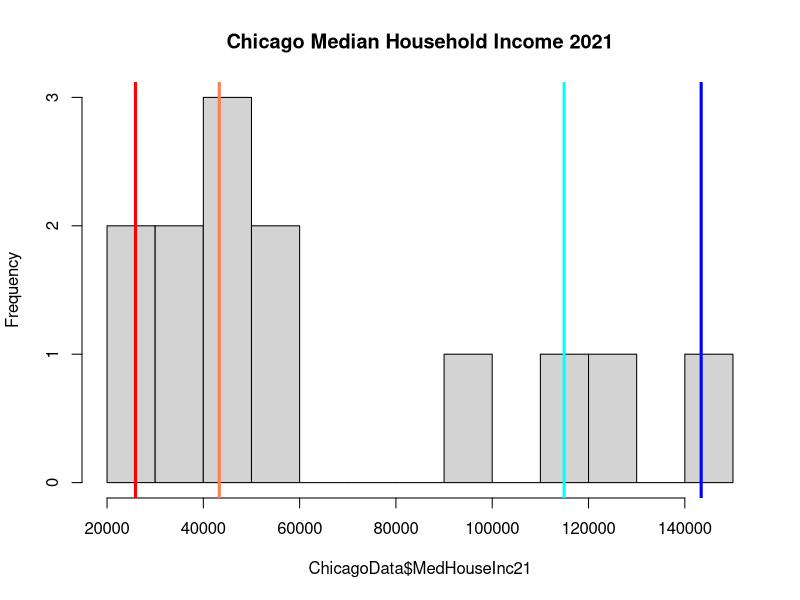
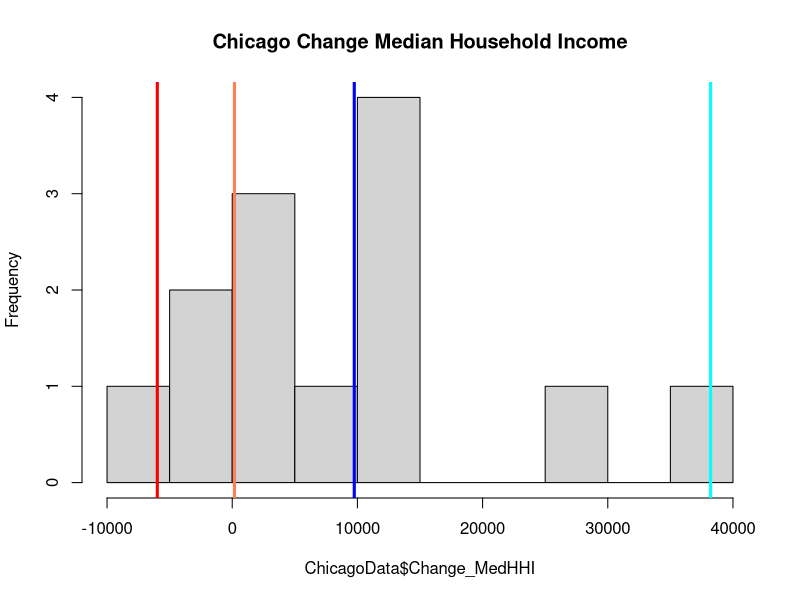
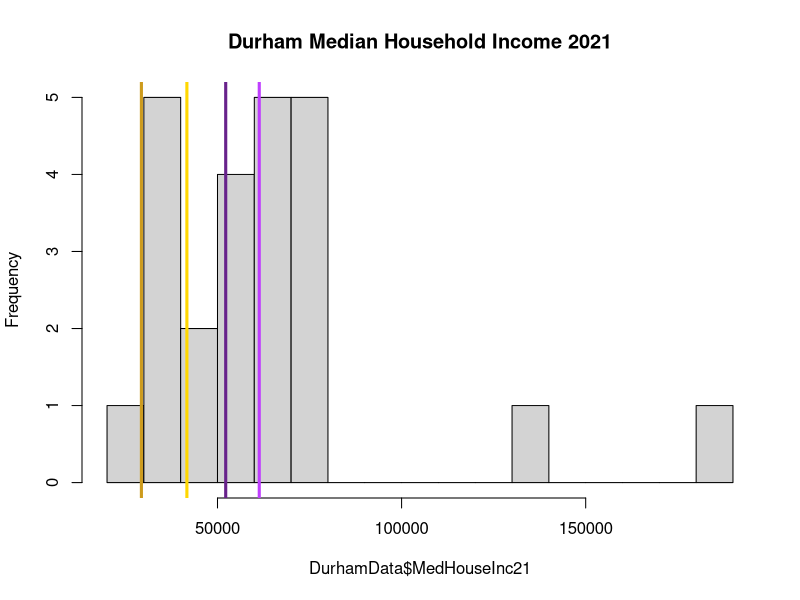
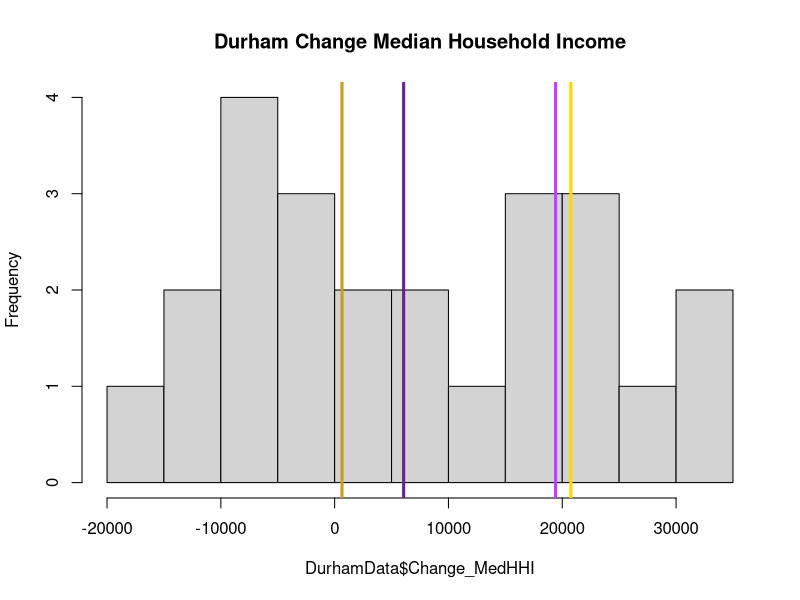
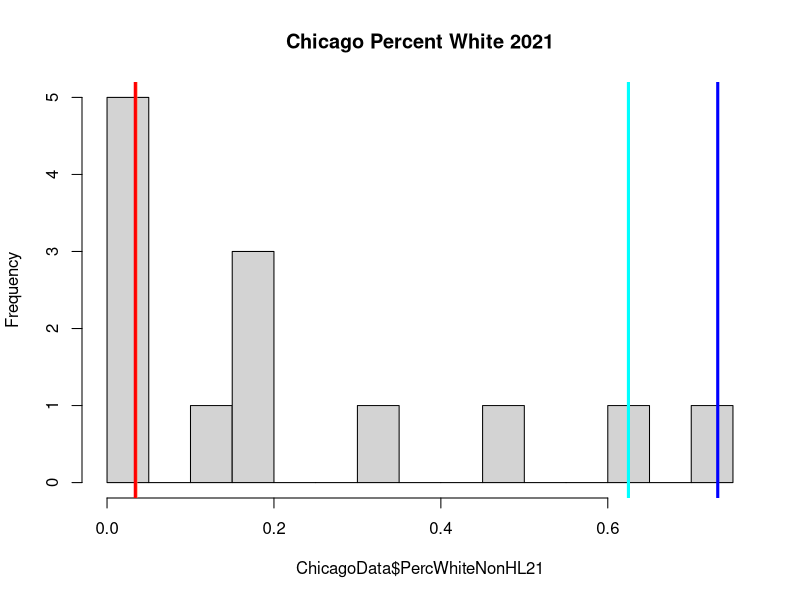
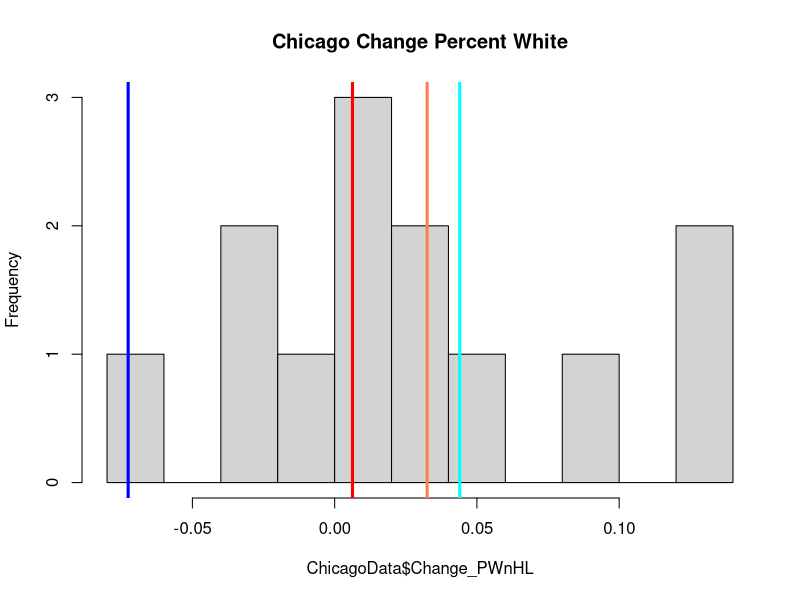
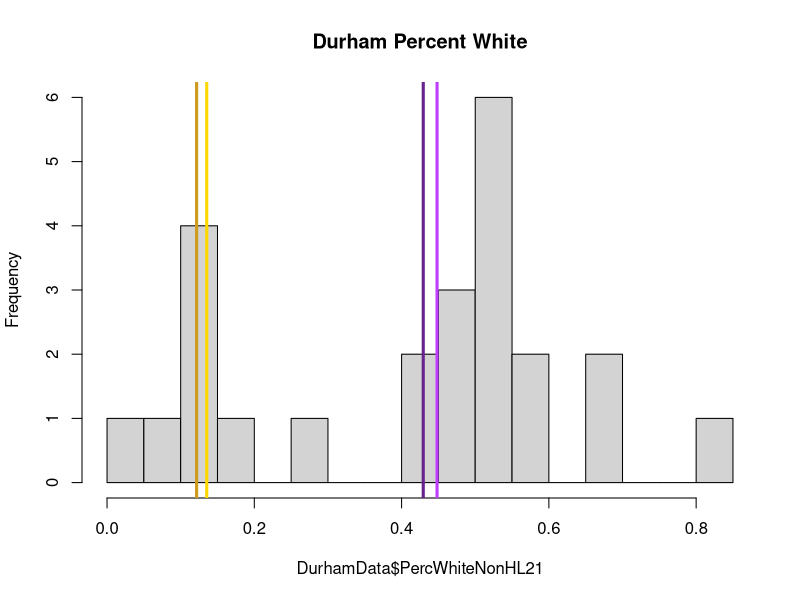
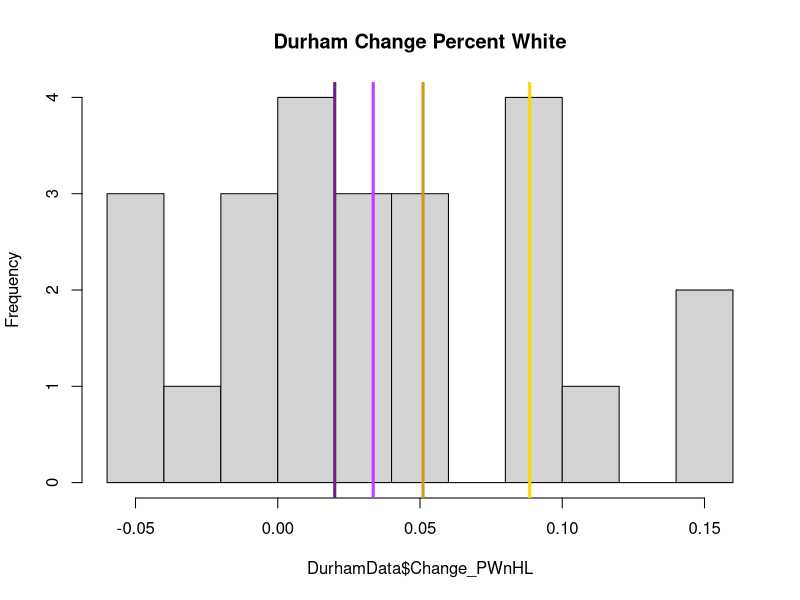

Source code (R) for these figures, in order:
## ---- chunk 1
knitr::opts_chunk$set(echo = TRUE)
## ---- chunk 2

ChicagoData <- read.csv("./ChicagoSegmentData.csv")
DurhamData <- read.csv("./DurhamSegmentData.csv")


## ---- chunk 3

##case study areas - Chicago
Cgr1 <- c(324, 292) #high construction - perhaps a bit too different
Cgr2 <- c(16, 244) #moderate construction
Cgr3 <- c(49, 57) #low construction
ChiCaseStudyData1 <- ChicagoData[ChicagoData$Segment %in% Cgr1,] #blues
ChiCaseStudyData2 <- ChicagoData[ChicagoData$Segment %in% Cgr2,] #reds
ChiCaseStudyData3 <- ChicagoData[ChicagoData$Segment %in% Cgr3,] #silvers

#####case study areas - Durham
#######NEED TO RE-DO
Dgr1 <- c("M22", "K18") #high construction 
Dgr2 <- c("O21", "M19")  #moderate construction
Dgr3 <- c("R21", "R24")  #low construction

DurCaseStudyData1 <- DurhamData[DurhamData$Segment %in% Dgr1,] #greens
DurCaseStudyData2 <- DurhamData[DurhamData$Segment %in% Dgr2,] #purples
DurCaseStudyData3 <- DurhamData[DurhamData$Segment %in% Dgr3,] #yellows

#############Median Household Income
hist(ChicagoData$MedHouseInc21, breaks = 15, main="Chicago Median Household Income 2021")
abline(v=ChiCaseStudyData1$MedHouseInc21[1], col="cyan", lwd=3)
abline(v=ChiCaseStudyData1$MedHouseInc21[2], col="blue", lwd=3)
abline(v=ChiCaseStudyData2$MedHouseInc21[1], col="coral", lwd=3) 
abline(v=ChiCaseStudyData2$MedHouseInc21[2], col="red", lwd=3) 

hist(ChicagoData$Change_MedHHI, breaks = 10, main="Chicago Change Median Household Income")
abline(v=ChiCaseStudyData1$Change_MedHHI[1], col="cyan", lwd=3)
abline(v=ChiCaseStudyData1$Change_MedHHI[2], col="blue", lwd=3)
abline(v=ChiCaseStudyData2$Change_MedHHI[1], col="coral", lwd=3)
abline(v=ChiCaseStudyData2$Change_MedHHI[2], col="red", lwd=3)

hist(DurhamData$MedHouseInc21, breaks = 20, main="Durham Median Household Income 2021")
# abline(v=DurCaseStudyData1$MedHouseInc21[1], col="springgreen", lwd=3)
# abline(v=DurCaseStudyData1$MedHouseInc21[2], col="green4", lwd=3)
abline(v=DurCaseStudyData2$MedHouseInc21[1], col="darkorchid1", lwd=3)
abline(v=DurCaseStudyData2$MedHouseInc21[2], col="darkorchid4", lwd=3)
abline(v=DurCaseStudyData3$MedHouseInc21[1], col="gold", lwd=3)
abline(v=DurCaseStudyData3$MedHouseInc21[2], col="goldenrod3", lwd=3)

hist(DurhamData$Change_MedHHI, breaks = 10, main="Durham Change Median Household Income")
# abline(v=DurCaseStudyData1$Change_MedHHI[1], col="springgreen", lwd=3)
# abline(v=DurCaseStudyData1$Change_MedHHI[2], col="green4", lwd=3)
abline(v=DurCaseStudyData2$Change_MedHHI[1], col="darkorchid1", lwd=3)
abline(v=DurCaseStudyData2$Change_MedHHI[2], col="darkorchid4", lwd=3)
abline(v=DurCaseStudyData3$Change_MedHHI[1], col="gold", lwd=3)
abline(v=DurCaseStudyData3$Change_MedHHI[2], col="goldenrod3", lwd=3)


#############Percent White non-HL
hist(ChicagoData$PercWhiteNonHL21, breaks = 15, main="Chicago Percent White 2021")
abline(v=ChiCaseStudyData1$PercWhiteNonHL21[1], col="cyan", lwd=3)
abline(v=ChiCaseStudyData1$PercWhiteNonHL21[2], col="blue", lwd=3)
abline(v=ChiCaseStudyData2$PercWhiteNonHL21[1], col="coral", lwd=3)
abline(v=ChiCaseStudyData2$PercWhiteNonHL21[2], col="red", lwd=3)
hist(ChicagoData$Change_PWnHL, breaks = 10, main="Chicago Change Percent White")
abline(v=ChiCaseStudyData1$Change_PWnHL[1], col="cyan", lwd=3)
abline(v=ChiCaseStudyData1$Change_PWnHL[2], col="blue", lwd=3)
abline(v=ChiCaseStudyData2$Change_PWnHL[1], col="coral", lwd=3)
abline(v=ChiCaseStudyData2$Change_PWnHL[2], col="red", lwd=3)


hist(DurhamData$PercWhiteNonHL21, breaks = 20, main="Durham Percent White")
# abline(v=DurCaseStudyData1$PercWhiteNonHL21[1], col="springgreen", lwd=3)
# abline(v=DurCaseStudyData1$PercWhiteNonHL21[2], col="green4", lwd=3)
abline(v=DurCaseStudyData2$PercWhiteNonHL21[1], col="darkorchid1", lwd=3)
abline(v=DurCaseStudyData2$PercWhiteNonHL21[2], col="darkorchid4", lwd=3)
abline(v=DurCaseStudyData3$PercWhiteNonHL21[1], col="gold", lwd=3)
abline(v=DurCaseStudyData3$PercWhiteNonHL21[2], col="goldenrod3", lwd=3)
hist(DurhamData$Change_PWnHL, breaks = 10, main="Durham Change Percent White")
# abline(v=DurCaseStudyData1$Change_PWnHL[1], col="springgreen", lwd=3)
# abline(v=DurCaseStudyData1$Change_PWnHL[2], col="green4", lwd=3)
abline(v=DurCaseStudyData2$Change_PWnHL[1], col="darkorchid1", lwd=3)
abline(v=DurCaseStudyData2$Change_PWnHL[2], col="darkorchid4", lwd=3)
abline(v=DurCaseStudyData3$Change_PWnHL[1], col="gold", lwd=3)
abline(v=DurCaseStudyData3$Change_PWnHL[2], col="goldenrod3", lwd=3)


###################Average Percent Renter
hist(ChicagoData$Avg_PRent, breaks = 10, main="Chicago Avg Percent Renter")
abline(v=ChiCaseStudyData1$Avg_PRent[1], col="cyan", lwd=3)
abline(v=ChiCaseStudyData1$Avg_PRent[2], col="blue", lwd=3)
abline(v=ChiCaseStudyData2$Avg_PRent[1], col="coral", lwd=3)
abline(v=ChiCaseStudyData2$Avg_PRent[2], col="red", lwd=3)

hist(DurhamData$Avg_PRent, breaks = 10, main="Durham Avg Percent Renter")
# abline(v=DurCaseStudyData1$Avg_PRent[1], col="springgreen", lwd=3)
# abline(v=DurCaseStudyData1$Avg_PRent[2], col="green4", lwd=3)
abline(v=DurCaseStudyData2$Avg_PRent[1], col="darkorchid1", lwd=3)
abline(v=DurCaseStudyData2$Avg_PRent[2], col="darkorchid4", lwd=3)
abline(v=DurCaseStudyData3$Avg_PRent[1], col="gold", lwd=3)
abline(v=DurCaseStudyData3$Avg_PRent[2], col="goldenrod3", lwd=3)


####################Average Recent Movers
hist(ChicagoData$Avg_Rmov, breaks = 10, main="Chicago Avg Percent Recent Movers")
abline(v=ChiCaseStudyData1$Avg_Rmov[1], col="cyan", lwd=3)
abline(v=ChiCaseStudyData1$Avg_Rmov[2], col="blue", lwd=3)
abline(v=ChiCaseStudyData2$Avg_Rmov[1], col="coral", lwd=3)
abline(v=ChiCaseStudyData2$Avg_Rmov[2], col="red", lwd=3)

hist(DurhamData$Avg_Rmov, breaks = 10, main="Durham Avg Percent Recent Movers")
# abline(v=DurCaseStudyData1$Avg_Rmov[1], col="springgreen", lwd=3)
# abline(v=DurCaseStudyData1$Avg_Rmov[2], col="green4", lwd=3)
abline(v=DurCaseStudyData2$Avg_Rmov[1], col="darkorchid1", lwd=3)
abline(v=DurCaseStudyData2$Avg_Rmov[2], col="darkorchid4", lwd=3)
abline(v=DurCaseStudyData3$Avg_Rmov[1], col="gold", lwd=3)
abline(v=DurCaseStudyData3$Avg_Rmov[2], col="goldenrod3", lwd=3)


######################SVI
hist(ChicagoData$SVI, breaks = 10, main="Chicago SVI")
abline(v=ChiCaseStudyData1$SVI[1], col="cyan", lwd=3)
abline(v=ChiCaseStudyData1$SVI[2], col="blue", lwd=3)
abline(v=ChiCaseStudyData2$SVI[1], col="coral", lwd=3)
abline(v=ChiCaseStudyData2$SVI[2], col="red", lwd=3)

hist(DurhamData$SVI, breaks = 10, main="Durham SVI")
# abline(v=DurCaseStudyData1$SVI[1], col="springgreen", lwd=3)
# abline(v=DurCaseStudyData1$SVI[2], col="green4", lwd=3)
abline(v=DurCaseStudyData2$SVI[1], col="darkorchid1", lwd=3)
abline(v=DurCaseStudyData2$SVI[2], col="darkorchid4", lwd=3)
abline(v=DurCaseStudyData3$SVI[1], col="gold", lwd=3)
abline(v=DurCaseStudyData3$SVI[2], col="goldenrod3", lwd=3)


####################Construction
hist(ChicagoData$AllConst_since11, breaks = 10, main="Chicago All Construction")
abline(v=ChiCaseStudyData1$AllConst_since11[1], col="cyan", lwd=3)
abline(v=ChiCaseStudyData1$AllConst_since11[2], col="blue", lwd=3)
abline(v=ChiCaseStudyData2$AllConst_since11[1], col="coral", lwd=3)
abline(v=ChiCaseStudyData2$AllConst_since11[2], col="red", lwd=3)

hist(DurhamData$NumConst_since11, breaks = 10, main="Durham Construction since 2011")
# abline(v=DurCaseStudyData1$NumConst_since11[1], col="springgreen", lwd=3)
# abline(v=DurCaseStudyData1$NumConst_since11[2], col="green4", lwd=3)
abline(v=DurCaseStudyData2$NumConst_since11[1], col="darkorchid1", lwd=3)
abline(v=DurCaseStudyData2$NumConst_since11[2], col="darkorchid4", lwd=3)
abline(v=DurCaseStudyData3$NumConst_since11[1], col="gold", lwd=3)
abline(v=DurCaseStudyData3$NumConst_since11[2], col="goldenrod3", lwd=3)
hist(DurhamData$NumReno_since11, breaks = 10, main="Durham Renovation since 2011")
# abline(v=DurCaseStudyData1$NumReno_since11[1], col="springgreen", lwd=3)
# abline(v=DurCaseStudyData1$NumReno_since11[2], col="green4", lwd=3)
abline(v=DurCaseStudyData2$NumReno_since11[1], col="darkorchid1", lwd=3)
abline(v=DurCaseStudyData2$NumReno_since11[2], col="darkorchid4", lwd=3)
abline(v=DurCaseStudyData3$NumReno_since11[1], col="gold", lwd=3)
abline(v=DurCaseStudyData3$NumReno_since11[2], col="goldenrod3", lwd=3)

## ---- chunk 4

##case study areas - Chicago
Cgr1 <- c(57, 16)
Cgr2 <- c(244, 49)
ChiCaseStudyData1 <- ChicagoData[ChicagoData$Segment %in% Cgr1,] #blues
ChiCaseStudyData2 <- ChicagoData[ChicagoData$Segment %in% Cgr2,] #reds

#####case study areas - Durham
#Dgr1 <- c("M22", "K18") #greens - ignore, trees are in the median
Dgr2 <- c("O21", "M19") #purples
Dgr3 <- c("R21", "R24") #yellows

#DurCaseStudyData1 <- DurhamData[DurhamData$Segment %in% Dgr1,]
DurCaseStudyData2 <- DurhamData[DurhamData$Segment %in% Dgr2,]
DurCaseStudyData3 <- DurhamData[DurhamData$Segment %in% Dgr3,]


########################Discoloration
hist(ChicagoData$PercDisc3o4, breaks = 10, main="Chicago High Discoloration")
abline(v=ChiCaseStudyData1$PercDisc3o4[1], col="cyan", lwd=3)
abline(v=ChiCaseStudyData1$PercDisc3o4[2], col="blue", lwd=3)
abline(v=ChiCaseStudyData2$PercDisc3o4[1], col="coral", lwd=3)
abline(v=ChiCaseStudyData2$PercDisc3o4[2], col="red", lwd=3)

hist(DurhamData$PercDisc3o4, breaks = 10, main="Durham High Discoloration")
abline(v=DurCaseStudyData2$PercDisc3o4[1], col="darkorchid1", lwd=3)
abline(v=DurCaseStudyData2$PercDisc3o4[2], col="darkorchid4", lwd=3)
abline(v=DurCaseStudyData3$PercDisc3o4[1], col="gold", lwd=3)
abline(v=DurCaseStudyData3$PercDisc3o4[2], col="goldenrod3", lwd=3)


###########################Dieback
hist(ChicagoData$PercDBK5, breaks = 10, main="Chicago High Dieback")
abline(v=ChiCaseStudyData1$PercDBK5[1], col="cyan", lwd=3)
abline(v=ChiCaseStudyData1$PercDBK5[2], col="blue", lwd=3)
abline(v=ChiCaseStudyData2$PercDBK5[1], col="coral", lwd=3)
abline(v=ChiCaseStudyData2$PercDBK5[2], col="red", lwd=3)

hist(DurhamData$PercDBK5, breaks = 10, main="Durham High Dieback")
abline(v=DurCaseStudyData2$PercDBK5[1], col="darkorchid1", lwd=3)
abline(v=DurCaseStudyData2$PercDBK5[2], col="darkorchid4", lwd=3)
abline(v=DurCaseStudyData3$PercDBK5[1], col="gold", lwd=3)
abline(v=DurCaseStudyData3$PercDBK5[2], col="goldenrod3", lwd=3)





###########################Crown Stress
hist(ChicagoData$PercCS4o5, breaks = 10, main="Chicago High Crown Stress")
abline(v=ChiCaseStudyData1$PercCS4o5[1], col="cyan", lwd=3)
abline(v=ChiCaseStudyData1$PercCS4o5[2], col="blue", lwd=3)
abline(v=ChiCaseStudyData2$PercCS4o5[1], col="coral", lwd=3)
abline(v=ChiCaseStudyData2$PercCS4o5[2], col="red", lwd=3)

hist(DurhamData$PercCS4o5, breaks = 10, main="Durham High Crown Stress")
abline(v=DurCaseStudyData2$PercCS4o5[1], col="darkorchid1", lwd=3)
abline(v=DurCaseStudyData2$PercCS4o5[2], col="darkorchid4", lwd=3)
abline(v=DurCaseStudyData3$PercCS4o5[1], col="gold", lwd=3)
abline(v=DurCaseStudyData3$PercCS4o5[2], col="goldenrod3", lwd=3)
